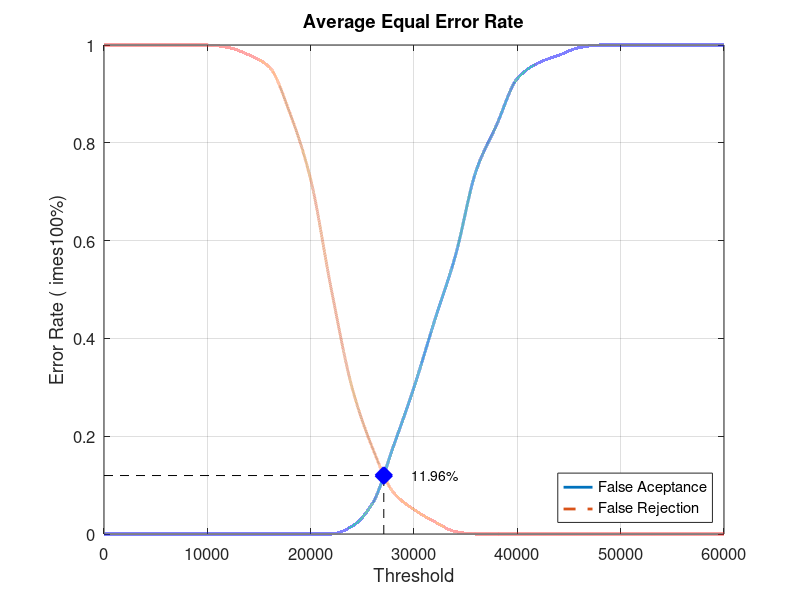
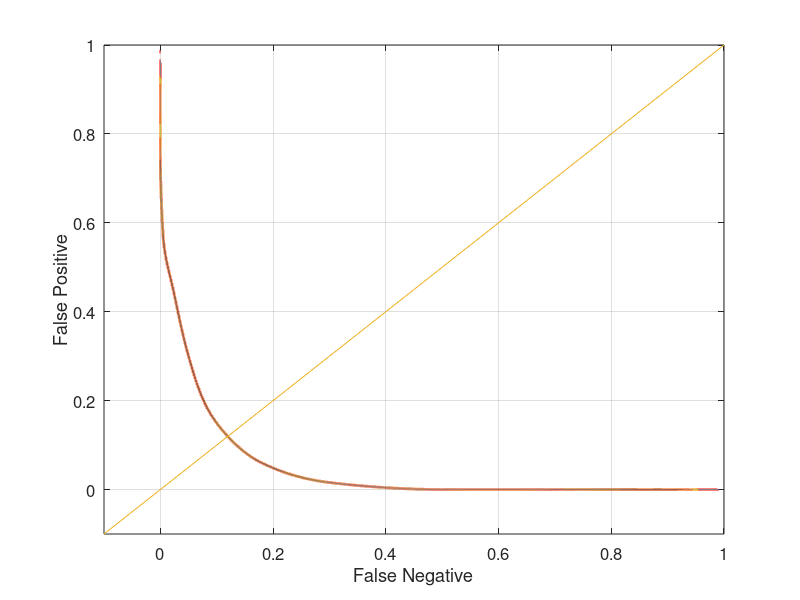

The MATLAB script that drew these images, in order:
close all;
clear;
clc;
x = 0:2000:60000;
xq = 0:0.5:60000;

y0 = [0 0 0 0 0 0 0 0 0 0 0 0 0.0157895 0.0631579 0.178947 0.3 0.436842 0.568421 0.742105 0.836842 0.931579 0.963158 0.978947 0.994737 1 1 1 1 1 1 1]
yy0 = interp1(x, y0, xq, 'pchip');
y1 = [1 1 1 1 1 1 0.995 0.98 0.955 0.86 0.725 0.5 0.3 0.175 0.085 0.05 0.025 0.005 0 0 0 0 0 0 0 0 0 0 0 0 0]
yy1 = interp1(x, y1, xq, 'pchip');

% Calculating EER: 
y2 = abs(y0 - y1);
find(y2 == min(y2))
yy2 = abs(yy0 - yy1);
xEER = find(yy2 == min(yy2));
xEERIndex = xq(xEER) % X-axis EER
yEER = yy0(xEER) % Y-axis EER

main = figure
plot(xq, yy0,'-','LineWidth', 2);	hold on
plot(xq, yy1,'--','LineWidth', 2);	hold on
plot([xEERIndex xEERIndex], [0 yEER], 'k--');	hold on
plot([0 xEERIndex], [yEER yEER], 'k--');	hold on
plot(xEERIndex, yEER, 'bx', 'LineWidth', 10);	hold on
text(xEERIndex + 10 * xEERIndex / 100, yEER, [num2str(round((10000 * yEER)) / 100) '%'])
legend('False Aceptance', 'False Rejection', 'Location', 'SouthEast')
xlabel('Threshold')
ylabel('Error Rate (	imes100%)')
title('Average Equal Error Rate')
set(gca, 'FontSize', 12)
axis([0 60000 0 1])
grid on

print(main, 'Database1_4Main', '-dpng');
FNRxFPR = figure('Color', [1 1 1]);
plot(yy1, yy0, '-', yy1, yy0, 'LineWidth', 2);
hold on
y = -0.1:0.1:1
plot(y, y); 
set(gca, 'FontSize', 12)
xlabel('False Negative')
ylabel('False Positive')
axis([-0.1 1 -0.1 1])
set(gca, 'FontSize', 12)
grid on

print(FNRxFPR, 'Database1_4FNRxFPR','-dpng');
